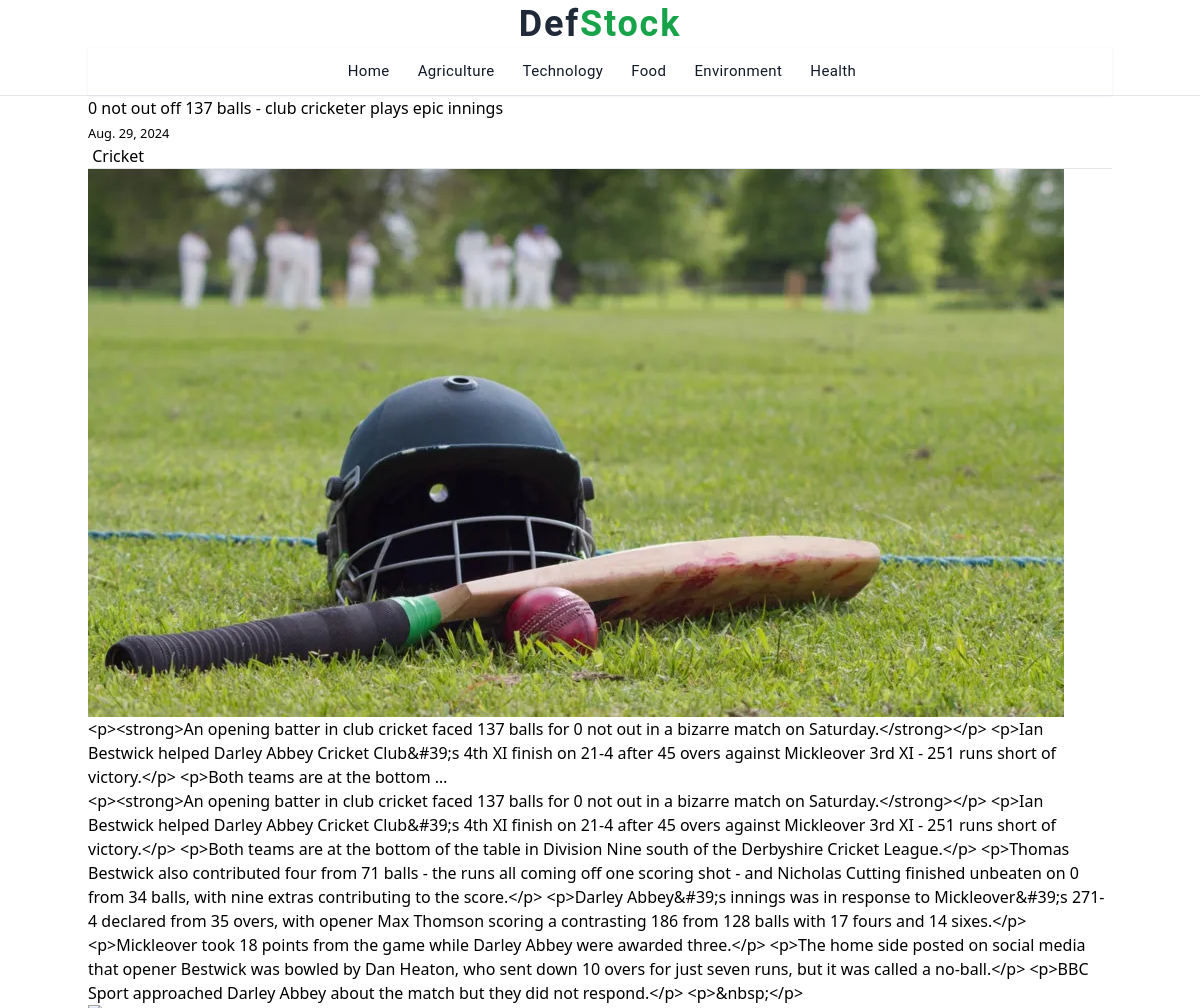
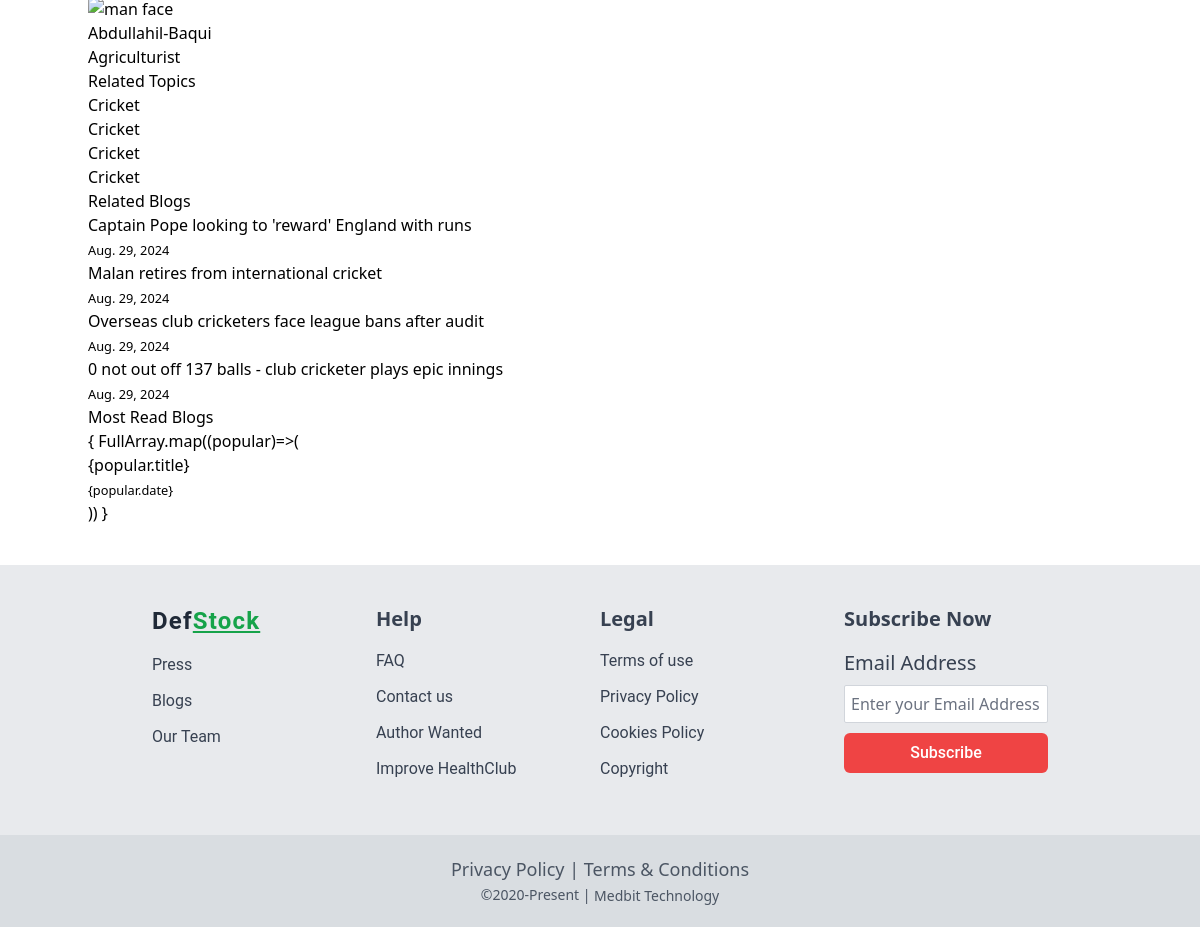
/blog/0-not-out-off-137-balls-club-cricketer-plays-epic-innings/, run on the app's committed database (2 pictures, top to bottom).
### blog/models.py (models this page shows, shortened)
class Blog(models.Model):
    user = models.ForeignKey(
        User,
        related_name='user_blogs',
        on_delete=models.CASCADE,
        null=True
    )
    category = models.ForeignKey(
        Category,
        related_name='category_blogs',
        on_delete=models.CASCADE,
        null=True
    )
    tags = models.ManyToManyField(
        Tag,
        related_name='tag_blogs',
        blank=True
    )
    likes = models.ManyToManyField(
        User,
        related_name='user_likes',
        blank=True
    )
    title = models.CharField(
        max_length=250
    )
    slug = models.SlugField(max_length=150, null=True, blank=True)
    banner = models.ImageField(upload_to='blog_banners')
    description = RichTextField()
    created_date = models.DateField(auto_now_add=True)

class Category(models.Model):
    title = models.CharField(max_length=150, unique=True)
    slug = models.SlugField(null=True, blank=True)
    created_date = models.DateField(auto_now_add=True)
    def __str__(self) -> str:
        return self.title

### blog/views.py (the view)
# urls.py: path('blog/<str:slug>/', views.blog_details, name='blog_details'),
def blog_details(request, slug):
    blog = get_object_or_404(Blog, slug=slug)
    category = Category.objects.get(id = blog.category.id)
    related_blogs = category.category_blogs.all()
    tags = Tag.objects.order_by('-created_date')[:4]
    context = {
        "blog": blog,
        "related_blogs": related_blogs,
        "tags": tags
    }
    return render(request, 'pages/blogDetails.html', context=context)

### blog/context_processors.py (called while the page is built)
def get_all_categories(request):
    categories = Category.objects.all()
    context = {
        "categories": categories
    }
    return context

### templates/pages/blogDetails.html (shortened to what this page needs)
{% extends "../base.html" %}
{% load static tailwind_tags %}
{% block content %}
<div>
    <div className='grid grid-cols-6 gap-x-4'>
        <div className='col-span-4 ml-3 mt-6 space-y-5'>
          <div className='inline-block align-center space-y-3'>
            <h1 className='text-3xl text-gray-900 font-semibold'>{{blog.title}}</h1>
            <small className='text-gray-500'>{{blog.created_date}}</small>
            <div className=' space-x-2 flex'>
              <button className=' text-[15px] font-medium tracking-wider ring-1 ring-red-600 px-3 py-2 hover:bg-red-600 hover:text-white hover:cursor-pointer transition-all'>{{blog.category}}</button>
            </div>
          </div>
            <div>
              <figure className='overflow-hidden bg-no-repeat bg-cover mb-3'>
                <img src='{{ blog.banner.url }}' alt='pexel_image' className='w-full h-[450px]' />
                <figcaption className='text-gray-900 text-sm font-light border-l border-gray-500 pl-1.5 mt-1'>{{ blog.description|truncatewords:50 }}</figcaption>
              </figure>
              <p className='mt-6 first-letter:text-5xl first-letter:mr-1.5 first-letter:float-left first-letter:font-medium'>
                {{blog.description}}
              </p>
            </div>
            <div className='flex items-center justify-between'>
              <div className='flex items-center space-x-3'>
                <div className='overflow-hidden bg-cover bg-no-repeat rounded-full'>
                    <img src='https://cdn.pixabay.com/photo/2015/07/14/06/09/man-844212_960_720.jpg' alt='man face' className='w-10 h-10' />
                </div>
                <div>
                    <p className='text-red-700 font-semibold text-sm '>Abdullahil-Baqui</p>
                    <p className='text-gray-700 font-normal text-sm '>Agriculturist</p>
                </div>
              </div>
            </div>
        </div>
        <div className='col-span-2'>
          {% include "../components/postDetailsSidebar.html" %}
        </div>
    </div>
</div>
{% endblock content %}

### templates/components/postDetailsSidebar.html (shortened to what this page needs)
<div>
    <div className='mx-8 mt-7'>
        <h1 className='text-2xl font-bold text-gray-800 mb-2'>Related Topics</h1>
        <div className='mt-1.5'>
            {% for blog in related_blogs %}
                <div className='inline-block bg-gray-400/25 font-[roboto] text-[15px] rounded-sm px-2 py-1 hover:bg-red-500 hover:text-white hover:cursor-pointer m-[3px] hover:transition-all' >{{ blog.category.title }}</div>
            {% endfor %}
        </div>
    </div>
    <div className='mx-8 mt-8'>
    <h1 className='text-2xl font-bold text-gray-800 mb-2'>Related Blogs</h1>
    <div className='divide-y divide-gray-400/50 mt-3 '>
        {% for blog in related_blogs %}
        <div className='mb-2'>
            <p className='text-lg text-gray-700 font-medium mt-1 hover:text-red-500 hover:cursor-pointer'>{{ blog.title }}</p>
            <small className='text-gray-500'>{{blog.created_date}}</small>
        </div>
        {% endfor %}
    </div>
    </div>
    <div className='mx-8 mt-8'>
    <h1 className='text-2xl font-bold text-gray-800 mb-2'>Most Read Blogs</h1>
    <div className='divide-y divide-gray-400/50 mt-3 '>
        {
            FullArray.map((popular)=>(
                <div className='mb-2'>
                    <p className='text-lg text-gray-700 font-medium mt-1 hover:text-red-500 hover:cursor-pointer'>{popular.title}</p>
                    <small className='text-gray-500'>{popular.date}</small>
                </div>
            ))
        }
    </div>
    </div>
</div>

### data on the page
Blog: title "0 not out off 137 balls - club cricketer plays epic innings", created_date "Aug. 29, 2024", category "Cricket", banner (picture), description "<p><strong>An opening batter in club cricket faced 137 balls for 0 not out in a bizarre match on Saturday.</strong></p> <p>Ian Bestwick helped Darley Abbey Cricket Club&#39;s 4th XI finish on 21-4 after 45 overs against Mickleover 3rd XI - 251 runs short of victory.</p> <p>Both teams are at the bottom …", description "<p><strong>An opening batter in club cricket faced 137 balls for 0 not out in a bizarre match on Saturday.</strong></p> <p>Ian Bestwick helped Darley Abbey Cricket Club&#39;s 4th XI finish on 21-4 after 45 overs against Mickleover 3rd XI - 251 runs short of victory.</p> <p>Both teams are at the bottom of the table in Division Nine south of the Derbyshire Cricket League.</p> <p>Thomas Bestwick also contributed four from 71 balls - the runs all coming off one scoring shot - and Nicholas Cutting finished unbeaten on 0 from 34 balls, with nine extras contributing to the score.</p> <p>Darley Abbey&#39;s innings was in response to Mickleover&#39;s 271-4 declared from 35 overs, with opener Max…"
Blog: category "Cricket", title "Captain Pope looking to 'reward' England with runs", created_date "Aug. 29, 2024"
Blog: category "Cricket", title "Malan retires from international cricket", created_date "Aug. 29, 2024"
Blog: category "Cricket", title "Overseas club cricketers face league bans after audit", created_date "Aug. 29, 2024"
